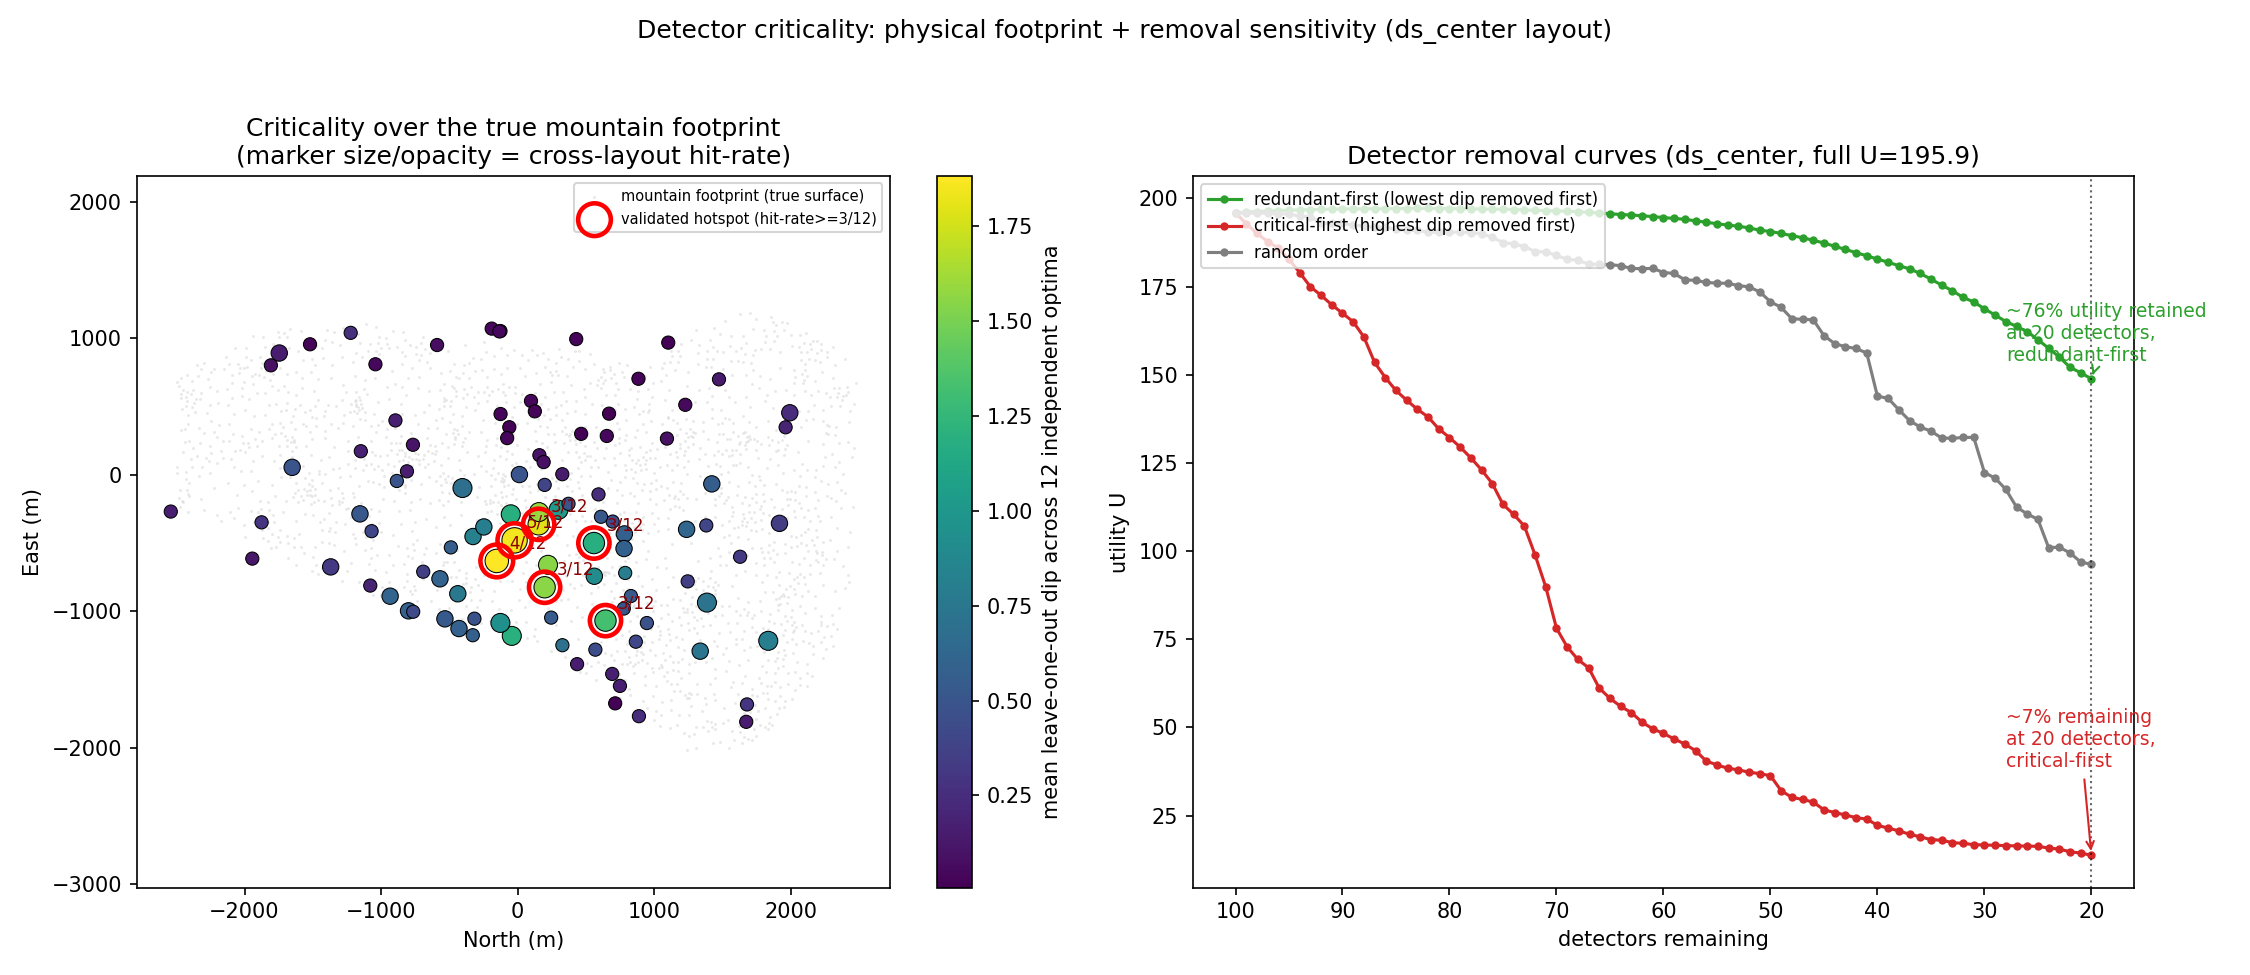

The Python source for this figure:
#!/usr/bin/env python3
"""
Dual-panel summary figure for the detector-removal / criticality analysis.

Left panel: leave-one-out dip heatmap over the TRUE mountain footprint
(mountain.centroids_NUE, the actual irregular triangulated surface -- not
the axis-aligned bounding box critical_detector_geometry.py uses for its
edge-distance feature). Built on the ds_center layout (matching
detector_removal_results.json). Since ds_center was also the MCR
consolidation's reference layout (mcr_consolidation.py), its own detector
index IS the reference-slot index directly (perms[ref_idx] = identity), so
per-slot MCR stats can be indexed by ds_center's own detector index with no
further alignment. Color = mean leave-one-out dip across all 12 independent
L-BFGS optima (from the MCR consolidation); marker size/alpha = cross-layout
critical hit-rate (0-12), i.e. how many of the 12 independent layouts had
this same physical slot among their own top-5 critical detectors. Circled
markers are the statistically-validated recurring hotspots (hit-rate >= 3,
per the MCR permutation-null result, p=0.0049).

Right panel: the existing 3-curve removal plot (detector_removal_curves.png's
underlying data), re-annotated with explicit headline retained-utility
callouts at the 20-detector floor.
"""
import os
import sys
import json

import numpy as np
import torch

_V6 = "/n/holylfs05/LABS/arguelles_delgado_lab/Everyone/jagarwal/TambOpt-zlt/detector_optimization_v6"
sys.path.insert(0, _V6)
import modules_v6  # noqa: F401
from modules_v6.constants import (
    N_DETECTORS, GEOMETRY_PATH, GEOMETRY_GROUP, DET_KEY,
    EAST_ENTRY, LAYER_EAST_DX, N_PLANES,
)
from modules_v4.tr_geometry import load_tr_mountain

HERE = os.path.dirname(os.path.abspath(__file__))
RUN_BASE = "/n/holylfs05/LABS/arguelles_delgado_lab/Everyone/jagarwal/v6_runs"
HOTSPOT_HIT_RATE_THRESHOLD = 3   # per MCR permutation-null result (p=0.0049 at this cut)

print("=" * 70)
print("Critical detector overlay summary (true mountain footprint)")
print("=" * 70)

mountain = load_tr_mountain(GEOMETRY_PATH, GEOMETRY_GROUP, DET_KEY,
    east_entry=EAST_ENTRY, layer_east_dx=LAYER_EAST_DX, n_planes=N_PLANES)

layout = torch.load(
    f"{RUN_BASE}/test_v6_run_04_optimize_lbfgs_ensemble_ds_center/layout_best.pt",
    map_location="cpu", weights_only=False)
N_pos = layout["x"].float().reshape(-1).numpy()   # North
E_pos = layout["y"].float().reshape(-1).numpy()   # East
assert N_pos.shape[0] == N_DETECTORS

with open(os.path.join(HERE, "detector_removal_results.json")) as f:
    removal = json.load(f)
full_U = removal["full_U"]

with open(os.path.join(HERE, "mcr_consolidation", "mcr_consolidation_results.json")) as f:
    mcr = json.load(f)
assert mcr["reference_layout"] == "ds_center", (
    "ds_center must be the MCR reference for direct index reuse; "
    f"got {mcr['reference_layout']!r}")
dip_mean_12 = np.array(mcr["per_slot"]["dip_mean"], dtype=np.float64)
hit_rate_12 = np.array(mcr["per_slot"]["critical_hit_rate"], dtype=np.int64)
assert dip_mean_12.shape[0] == N_DETECTORS

hotspot_idx = np.where(hit_rate_12 >= HOTSPOT_HIT_RATE_THRESHOLD)[0]
print(f"Cross-layout validated hotspots (hit-rate >= {HOTSPOT_HIT_RATE_THRESHOLD}/12): "
      f"{len(hotspot_idx)} detectors -> native indices {hotspot_idx.tolist()}")

# ---- headline removal-curve numbers ----
def u_at_floor(curve, floor=20):
    for n, u in curve:
        if n == floor:
            return u
    raise ValueError(f"floor {floor} not found in curve")

floor = removal["removal_floor"]
u_redundant_first = u_at_floor(removal["curve_lowest_dip_first"], floor)
u_critical_first = u_at_floor(removal["curve_highest_dip_first"], floor)
u_random = u_at_floor(removal["curve_random"], floor)
pct_redundant = 100 * u_redundant_first / full_U
pct_critical = 100 * u_critical_first / full_U
pct_random = 100 * u_random / full_U
print(f"Full U={full_U:.2f}; at {floor}-detector floor: redundant-first={u_redundant_first:.1f} "
      f"({pct_redundant:.0f}%), critical-first={u_critical_first:.1f} ({pct_critical:.0f}%), "
      f"random={u_random:.1f} ({pct_random:.0f}%)")

# ---- figure ----
import matplotlib
matplotlib.use("Agg")
import matplotlib.pyplot as plt

fig, (ax_left, ax_right) = plt.subplots(1, 2, figsize=(15, 6.5))

# Left panel: true mountain footprint + dip overlay.
ax_left.scatter(mountain.centroids_NUE[:, 0], mountain.centroids_NUE[:, 2],
                s=2, c="lightgray", alpha=0.5, linewidth=0, label="mountain footprint (true surface)")

sizes = 40 + 260 * (hit_rate_12 / 12.0)
alphas_norm = 0.35 + 0.65 * (hit_rate_12 / 12.0)
sc = ax_left.scatter(N_pos, E_pos, c=dip_mean_12, cmap="viridis", s=sizes,
                     edgecolor="k", linewidth=0.5, zorder=3)
# matplotlib scatter doesn't support a per-point alpha array directly pre-3.4-safe
# path, so apply it via facecolor RGBA after the fact.
rgba = sc.get_facecolor()
if rgba.shape[0] == 1:
    rgba = np.repeat(rgba, N_DETECTORS, axis=0)
rgba[:, 3] = alphas_norm
sc.set_facecolor(rgba)

ax_left.scatter(N_pos[hotspot_idx], E_pos[hotspot_idx], facecolor="none",
                edgecolor="red", s=sizes[hotspot_idx] + 120, linewidth=2.2, zorder=4,
                label=f"validated hotspot (hit-rate>={HOTSPOT_HIT_RATE_THRESHOLD}/12)")
for i in hotspot_idx:
    ax_left.annotate(f"{hit_rate_12[i]}/12", (N_pos[i], E_pos[i]),
                      xytext=(6, 6), textcoords="offset points", fontsize=8, color="darkred")

cbar = fig.colorbar(sc, ax=ax_left)
cbar.set_label("mean leave-one-out dip across 12 independent optima")
ax_left.set_xlabel("North (m)")
ax_left.set_ylabel("East (m)")
ax_left.set_title("Criticality over the true mountain footprint\n(marker size/opacity = cross-layout hit-rate)")
ax_left.legend(fontsize=7, loc="best")
ax_left.set_aspect("equal", adjustable="datalim")

# Right panel: removal curves, annotated.
for curve, label, color in [
    (removal["curve_lowest_dip_first"], "redundant-first (lowest dip removed first)", "tab:green"),
    (removal["curve_highest_dip_first"], "critical-first (highest dip removed first)", "tab:red"),
    (removal["curve_random"], "random order", "tab:gray"),
]:
    n_arr = [p[0] for p in curve]
    u_arr = [p[1] for p in curve]
    ax_right.plot(n_arr, u_arr, marker="o", markersize=3, label=label, color=color)

ax_right.axvline(floor, color="k", linestyle=":", linewidth=1, alpha=0.6)
ax_right.annotate(f"~{pct_redundant:.0f}% utility retained\nat {floor} detectors,\nredundant-first",
                   (floor, u_redundant_first), xytext=(floor + 8, u_redundant_first + 5),
                   fontsize=9, color="tab:green",
                   arrowprops=dict(arrowstyle="->", color="tab:green"))
ax_right.annotate(f"~{pct_critical:.0f}% remaining\nat {floor} detectors,\ncritical-first",
                   (floor, u_critical_first), xytext=(floor + 8, u_critical_first + 25),
                   fontsize=9, color="tab:red",
                   arrowprops=dict(arrowstyle="->", color="tab:red"))

ax_right.set_xlabel("detectors remaining")
ax_right.set_ylabel("utility U")
ax_right.set_title(f"Detector removal curves (ds_center, full U={full_U:.1f})")
ax_right.legend(fontsize=8, loc="upper left")
ax_right.invert_xaxis()

fig.suptitle("Detector criticality: physical footprint + removal sensitivity (ds_center layout)",
             fontsize=12)
fig.tight_layout(rect=[0, 0, 1, 0.96])
out_png = os.path.join(HERE, "critical_detector_overlay_summary.png")
fig.savefig(out_png, dpi=150)
print(f"\n[plot] wrote {out_png}")
